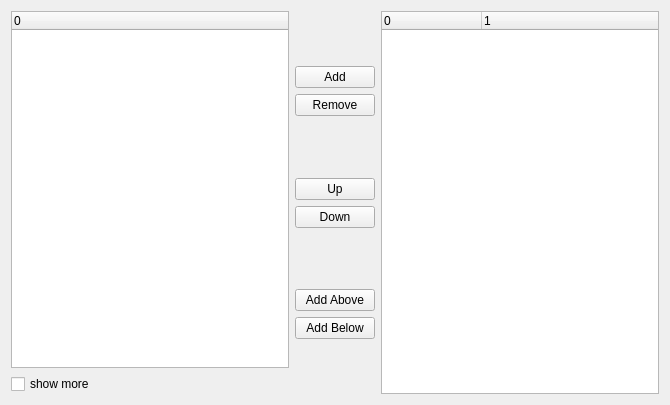
<?xml version="1.0" encoding="UTF-8"?>
<ui version="4.0">
 <class>InstrumentWizard</class>
 <widget class="QWidget" name="InstrumentWizard">
  <property name="geometry">
   <rect>
    <x>0</x>
    <y>0</y>
    <width>670</width>
    <height>405</height>
   </rect>
  </property>
  <property name="windowTitle">
   <string>Form</string>
  </property>
  <layout class="QHBoxLayout" name="horizontalLayout">
   <item>
    <layout class="QVBoxLayout" name="verticalLayout">
     <item>
      <widget class="QTreeWidget" name="instrumentList">
       <property name="alternatingRowColors">
        <bool>true</bool>
       </property>
       <property name="uniformRowHeights">
        <bool>true</bool>
       </property>
       <property name="itemsExpandable">
        <bool>true</bool>
       </property>
       <property name="columnCount">
        <number>1</number>
       </property>
       <column>
        <property name="text">
         <string>0</string>
        </property>
       </column>
      </widget>
     </item>
     <item>
      <widget class="QCheckBox" name="showMore">
       <property name="text">
        <string>show more</string>
       </property>
      </widget>
     </item>
    </layout>
   </item>
   <item>
    <layout class="QVBoxLayout">
     <item>
      <spacer>
       <property name="orientation">
        <enum>Qt::Vertical</enum>
       </property>
       <property name="sizeHint" stdset="0">
        <size>
         <width>20</width>
         <height>40</height>
        </size>
       </property>
      </spacer>
     </item>
     <item>
      <widget class="QPushButton" name="addButton">
       <property name="sizePolicy">
        <sizepolicy hsizetype="Minimum" vsizetype="Fixed">
         <horstretch>0</horstretch>
         <verstretch>0</verstretch>
        </sizepolicy>
       </property>
       <property name="text">
        <string>Add</string>
       </property>
      </widget>
     </item>
     <item>
      <widget class="QPushButton" name="removeButton">
       <property name="sizePolicy">
        <sizepolicy hsizetype="Minimum" vsizetype="Fixed">
         <horstretch>0</horstretch>
         <verstretch>0</verstretch>
        </sizepolicy>
       </property>
       <property name="text">
        <string>Remove</string>
       </property>
      </widget>
     </item>
     <item>
      <spacer>
       <property name="orientation">
        <enum>Qt::Vertical</enum>
       </property>
       <property name="sizeHint" stdset="0">
        <size>
         <width>20</width>
         <height>40</height>
        </size>
       </property>
      </spacer>
     </item>
     <item>
      <widget class="QPushButton" name="upButton">
       <property name="sizePolicy">
        <sizepolicy hsizetype="Minimum" vsizetype="Fixed">
         <horstretch>0</horstretch>
         <verstretch>0</verstretch>
        </sizepolicy>
       </property>
       <property name="text">
        <string>Up</string>
       </property>
      </widget>
     </item>
     <item>
      <widget class="QPushButton" name="downButton">
       <property name="sizePolicy">
        <sizepolicy hsizetype="Minimum" vsizetype="Fixed">
         <horstretch>0</horstretch>
         <verstretch>0</verstretch>
        </sizepolicy>
       </property>
       <property name="text">
        <string>Down</string>
       </property>
      </widget>
     </item>
     <item>
      <spacer>
       <property name="orientation">
        <enum>Qt::Vertical</enum>
       </property>
       <property name="sizeHint" stdset="0">
        <size>
         <width>20</width>
         <height>40</height>
        </size>
       </property>
      </spacer>
     </item>
     <item>
      <widget class="QPushButton" name="aboveButton">
       <property name="sizePolicy">
        <sizepolicy hsizetype="Minimum" vsizetype="Fixed">
         <horstretch>0</horstretch>
         <verstretch>0</verstretch>
        </sizepolicy>
       </property>
       <property name="text">
        <string>Add Above</string>
       </property>
      </widget>
     </item>
     <item>
      <widget class="QPushButton" name="belowButton">
       <property name="sizePolicy">
        <sizepolicy hsizetype="Minimum" vsizetype="Fixed">
         <horstretch>0</horstretch>
         <verstretch>0</verstretch>
        </sizepolicy>
       </property>
       <property name="text">
        <string>Add Below</string>
       </property>
      </widget>
     </item>
     <item>
      <spacer>
       <property name="orientation">
        <enum>Qt::Vertical</enum>
       </property>
       <property name="sizeHint" stdset="0">
        <size>
         <width>20</width>
         <height>40</height>
        </size>
       </property>
      </spacer>
     </item>
    </layout>
   </item>
   <item>
    <widget class="QTreeWidget" name="partiturList">
     <property name="alternatingRowColors">
      <bool>true</bool>
     </property>
     <property name="uniformRowHeights">
      <bool>true</bool>
     </property>
     <property name="columnCount">
      <number>2</number>
     </property>
     <column>
      <property name="text">
       <string>0</string>
      </property>
     </column>
     <column>
      <property name="text">
       <string>1</string>
      </property>
     </column>
    </widget>
   </item>
  </layout>
 </widget>
 <resources/>
 <connections/>
</ui>
